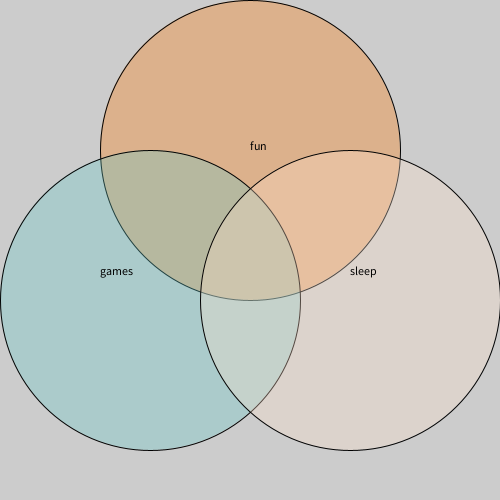
Frame 1 (no input)
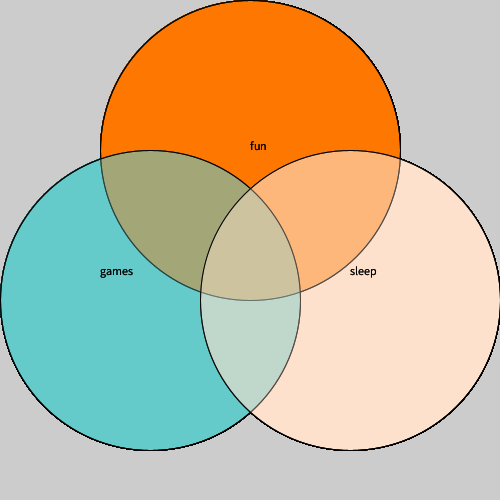
Frame 60 (the mouse pressed at the canvas centre just before this capture)
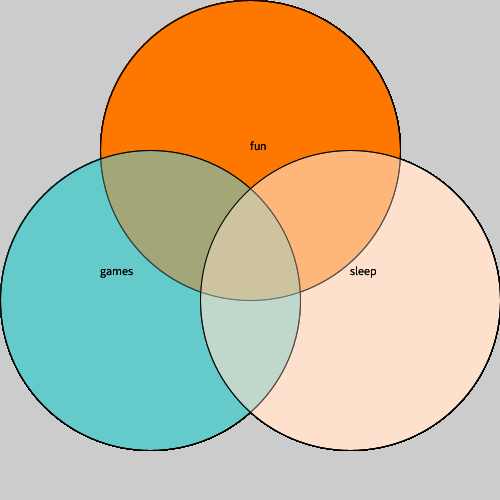
Frame 120 (the mouse held since frame 60 and released just before this capture)

The Processing sketch that drew these frames (run headless with seeded random() and noise(); from frame 60 on, the mouse is pressed at the canvas centre):

// Processing sketch: venn_diagram
// ── venn_diagram.pde
void setup(){
size(500,500);
}
void draw(){
  fill(255,119,000,80);
ellipse(250,150,300,300);
fill(100,200,200,80);
ellipse(150,300,300,300);
fill(255,225,204,80);
ellipse(350,300,300,300);
fill(0,0,0);
text("games", 100,275);
text("sleep",350,275);
text("fun",250,150);
}
